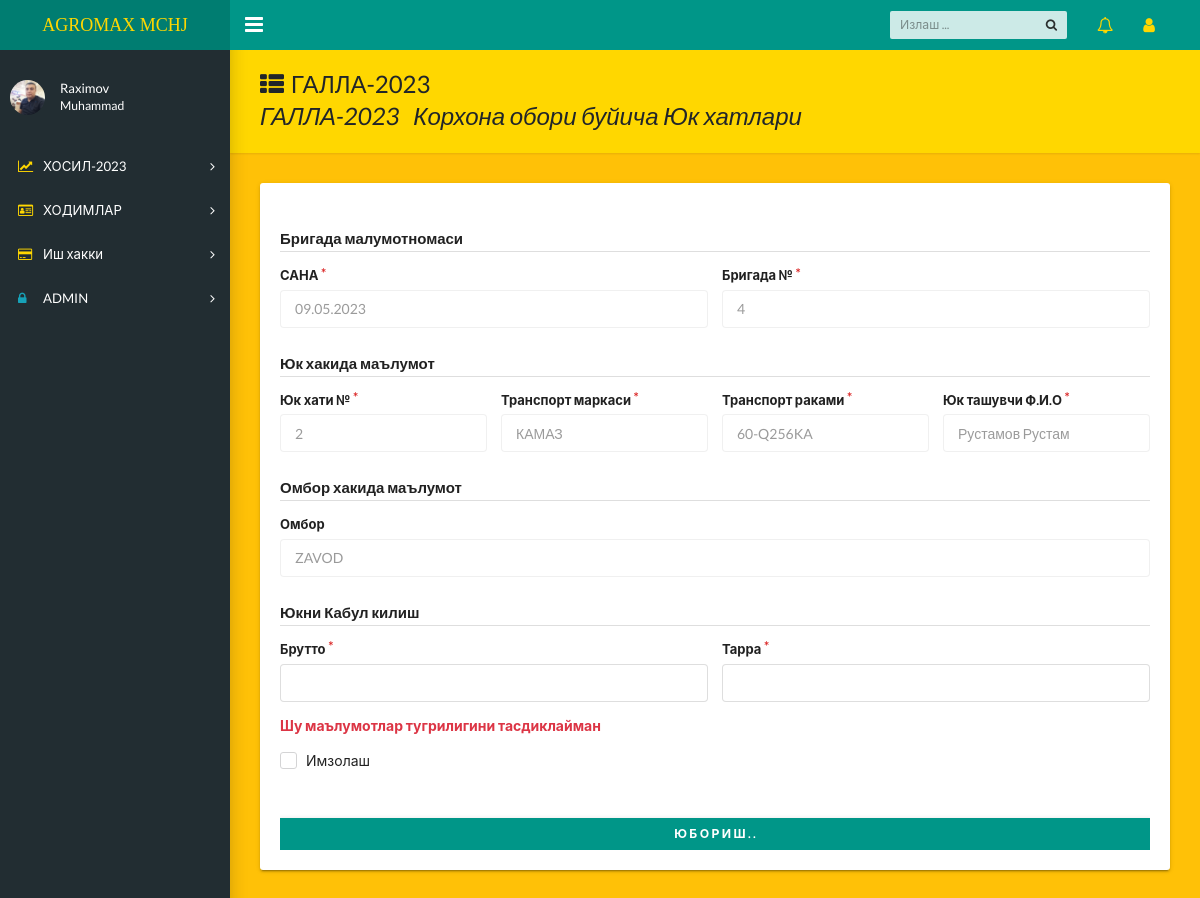
The app's page /zavodimzo/20/ (signed in) with its own data.
### login/models.py (models this page shows, shortened)
class Profile(models.Model):
    user=models.OneToOneField(User,on_delete=models.CASCADE,unique=True)
    firs_name=models.CharField(max_length=20,blank=True,default='ISM')
    last_name=models.CharField(max_length=20,blank=True,default='FAMILYA')
    pic=models.ImageField(upload_to=get_image_path,default='default/avatar.png')
    activate=models.BooleanField(default=False)

### homes/models.py (models this page shows, shortened)
class Galla(models.Model):
    date=models.DateField()
    brigada=models.ForeignKey('GBrigada',on_delete=models.PROTECT)
    ombor=models.ForeignKey("OmborG",on_delete=models.CASCADE)
    yuk_num=models.CharField(max_length=3)
    tr_marka=models.CharField(max_length=20,choices=tr_marka)
    tr_num=models.CharField(max_length=20)
    tr_name=models.CharField(max_length=30)
    imzo=models.BooleanField(default=False)
    brutto=models.FloatField(null=True,blank=True)
    tara=models.FloatField(null=True,blank=True)
    sofVazn=models.IntegerField(blank=True,null=True,default=0)

class GBrigada(models.Model):
    br_num=models.CharField(max_length=2)
    massiv=models.ForeignKey('Massiv',on_delete=models.PROTECT)
    hudud=models.ForeignKey('Hudud',on_delete=models.PROTECT)
    brigadir=models.CharField(max_length=30)
    gektar=models.FloatField()
    reja=models.FloatField()
    def __str__(self):
        return self.br_num

class OmborG(models.Model):
    name=models.CharField(max_length=30)
    reja=models.FloatField(null=True)
    sentner=models.FloatField(null=True)
    def __str__(self):
        return str(self.name)

### login/decarators.py (the view)
        def wrapper_func(request,*args,**kwargs):
            group=None
            if request.user.groups.exists():
                group=request.user.groups.all()[0].name
            if group in allowed_roles:
                return view_func(request,*args,**kwargs)
            else:
                return render(request,'404/404.html')

### login/form.py
class Gallaimzo(forms.ModelForm):
    def __init__(self, *args, **kwargs):
        super().__init__(*args, **kwargs)
        self.fields['brutto'].required = True
        self.fields['tara'].required = True
        self.fields['imzo'].required = True
    class Meta:
        model=Galla
        fields=('imzo','brutto',"tara")

### login/decarators.py (called while the page is built)
def allowed_users(allowed_roles=[]):
    def decarator(view_func):
        def wrapper_func(request,*args,**kwargs):
            group=None
            if request.user.groups.exists():
                group=request.user.groups.all()[0].name
            if group in allowed_roles:
                return view_func(request,*args,**kwargs)
            else:
                return render(request,'404/404.html')
        return wrapper_func
    return decarator

### login/views.py (called while the page is built)
@allowed_users(allowed_roles=['Ombor','admin'])
def zavodimzopk(request,pk):
    imzo=Galla.objects.get(id=pk)
    form=Gallaimzo(instance=imzo)
    if request.method == "POST":
        form=Gallaimzo(request.POST,instance=imzo)
        if form.is_valid():
            form.save()
            messages.success(request,"ЮК ХАТИ ЖУНАТИЛДИ")
            return redirect('zavodimzo')
    context={"form":form,"imzo":imzo}
    return render(request,'form/zavodimzopk.html',context)

### templates/form/zavodimzopk.html (shortened to what this page needs)
{% extends 'homes/dashboard.html' %}
{% block content %}
<main class="app-content bg-warning">
    <div class="app-title" style="background-color: gold;">
      <div>
        <h1><i class="fa fa-th-list pr-2"></i>ГАЛЛА-2023
        <p>ГАЛЛА-2023&nbsp;&nbsp;&nbsp;Корхона обори буйича Юк хатлари</p>
      </div>
    </div>
    <div class="row" >
      <div class="col-md-12">
        <div class="tile" >
          <div class="tile-body">
            <div class="table-responsive">
               {% include 'form/zavodimzopk-inc.html' %}
              </div>
          </div>
        </div>
      </div>
    </div>
  </main>
{% endblock %}

### templates/homes/dashboard.html (shortened to what this page needs)
{% load static %}
<!DOCTYPE html>
<html lang="en">
  <head>
    <link rel="stylesheet" href="https://cdnjs.cloudflare.com/ajax/libs/semantic-ui/2.5.0/semantic.min.css" />
    <link rel="stylesheet" type="text/css" href="{% static 'css/main.css' %}">
    <link rel="stylesheet" type="text/css" href="https://maxcdn.bootstrapcdn.com/font-awesome/4.7.0/css/font-awesome.min.css">
  </head>
  <body class="app sidebar-mini">
    <header class="app-header"><a class="app-header__logo" style="color: gold;" href="{% url 'home' %}">AGROMAX MCHJ</a>
      <a class="app-sidebar__toggle" href="#" data-toggle="sidebar" aria-label="Hide Sidebar"></a>
      <ul class="app-nav">
        <li class="app-search">
          <input class="app-search__input" type="search" placeholder="Излаш ...">
          <button class="app-search__button"><i class="fa fa-search"></i></button>
        </li>
        <li class="dropdown"><a class="app-nav__item" href="#" data-toggle="dropdown" aria-label="Show notifications"><i class="fa fa-bell-o fa-lg" style="color: gold;"></i></a>
        </li>
        <li class="dropdown"><a class="app-nav__item" href="#" data-toggle="dropdown" aria-label="Open Profile Menu"><i class="fa fa-user fa-lg" style="color: gold;"></i></a>
        </li>
      </ul>
    </header>
    <aside class="app-sidebar">
      <div class="app-sidebar__user"><img class="app-sidebar__user-avatar ui mini image " src="{{request.user.profile.pic.url}}" alt="User Image">
        <div>
          <p class="app-sidebar__user-name">{{user.profile.firs_name}}
          <p class="app-sidebar__user-designation">{{user.profile.last_name}}</p>
        </div>
      </div>
      <ul class="app-menu">
        <li class="treeview"><a class="app-menu__item" href="#" data-toggle="treeview"><i class="app-menu__icon fa fa-line-chart" style="color: gold;"></i><span class="app-menu__label">ХОСИЛ-2023</span><i class="treeview-indicator fa fa-angle-right"></i></a>
        </li>
        <li class="treeview"><a class="app-menu__item" href="#" data-toggle="treeview"><i class="app-menu__icon fa fa-id-card-o" style="color: gold;"></i><span class="app-menu__label">ХОДИМЛАР</span><i class="treeview-indicator fa fa-angle-right"></i></a>
        </li>
        <li class="treeview"><a class="app-menu__item" href="#" data-toggle="treeview"><i class="app-menu__icon fa fa-credit-card " style="color: gold;"></i><span class="app-menu__label">Иш хакки</span><i class="treeview-indicator fa fa-angle-right"></i></a>
        </li>
        <li class="treeview"><a class="app-menu__item" href="#" data-toggle="treeview"><i class="app-menu__icon fa fa-lock text-info"></i><span class="app-menu__label">ADMIN</span><i class="treeview-indicator fa fa-angle-right"></i></a>
        </li>
      </ul>
    </aside>
    {% block content %}
    {% endblock %}
  </body>
</html>

### templates/form/zavodimzopk-inc.html (shortened to what this page needs)
<form class="ui form" method="post">
    <h4 class="ui dividing header">Бригада малумотномаси</h4>
    <div class="two fields">
      <div class="required field">
        <label>САНА</label>
        <div class="ui icon input">
            <input type="text" value="{{imzo.date|date:'d.m.Y'}}" disabled>
        </div>
      </div>
      <div class="required field">
        <label>Бригада №</label>
        <div class="ui icon input">
            <input type="text" value="{{imzo.brigada}}" disabled>
        </div>
      </div>
    </div>
    <h4 class="ui dividing header">Юк хакида маълумот</h4>
    <div class="three fields">
      <div class="required field">
        <label>Юк хати №</label>
        <div class="ui icon input">
            <input type="text" value="{{imzo.yuk_num}}" disabled>
        </div>
      </div>
      <div class="required field">
        <label>Транспорт маркаси</label>
        <div class="ui icon input">
            <input type="text" value="{{imzo.tr_marka}}" disabled>
        </div>
      </div>
      <div class="required field">
        <label>Транспорт раками</label>
        <div class="ui icon input">
            <input type="text" value="{{imzo.tr_num}}" disabled>
        </div>
      </div>
      <div class="required field">
        <label>Юк ташувчи Ф.И.О</label>
        <div class="ui icon input">
            <input type="text" value="{{imzo.tr_name}}" disabled>
        </div>
      </div>
    </div>
    <h4 class="ui dividing header">Омбор хакида маълумот</h4>
    <div class="ui form">
      <div class="field">
        <label>Омбор</label>
        <input type="text" value="{{imzo.ombor}}" disabled>
      </div>
    </div>
    <h4 class="ui dividing header">Юкни Кабул килиш </h4>
    <div class="two fields">
      <div class="required field">
        <label>Брутто</label>
        <div class="ui icon input">
            {{form.brutto}}
        </div>
      </div>
      <div class="required field">
        <label>Тарра</label>
        <div class="ui icon input">
            {{form.tara}}
        </div>
      </div>
    </div>
    <p class="text-danger font-weight-bold">Шу маълумотлар тугрилигини тасдиклайман</p>
    <div class="field">
        <div class="ui checkbox">
          <label>Имзолаш</label>
        </div>
    </div>
    <button type="submit" class="btn btn-primary btn-md btn-block mt-5">Ю Б О Р И Ш . . </button>
  </form>

### records on screen
Galla: date "09.05.2023", brigada "4", yuk_num "2", tr_marka "КАМАЗ", tr_num "60-Q256KA", tr_name "Рустамов Рустам", ombor "ZAVOD"

### other values on screen
{{ user.profile.firs_name }} "Raximov"
{{ user.profile.last_name }} "Muhammad"
